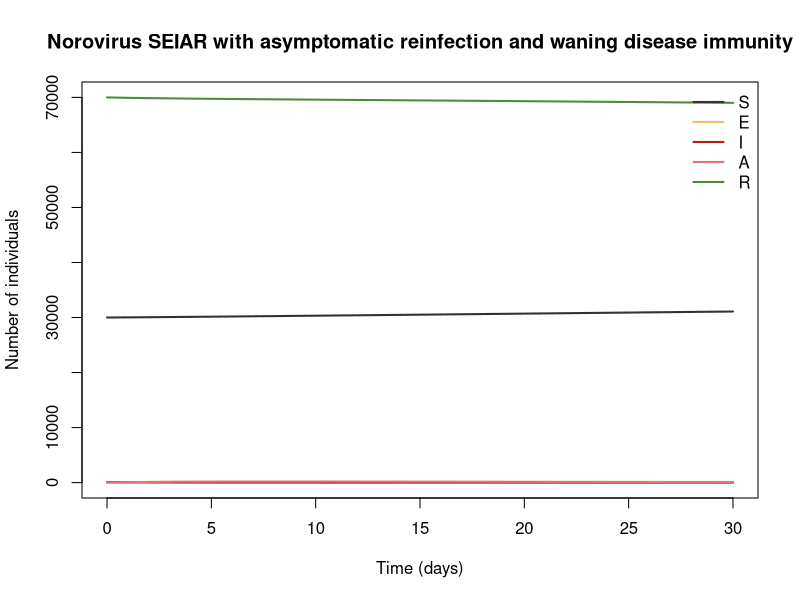

The R script that drew this image:
## Norovirus SEIAR with asymptomatic reinfection and waning disease immunity
## Norovirus gastroenteritis.
## Parameter values: 0 of 8 checked against the source; the rest are recalled or illustrative.
## Reference: Simmons K, Gambhir M, Leon J, Lopman B. Duration of immunity to norovirus gastroenteritis. Emerg Infect Dis 2013;19(8):1260–1267
## Source: https://doi.org/10.3201/eid1908.130472
##
## Generated from a compartmental model diagram (model format v1).
## Regenerating from the same diagram always gives this exact file.
##
## Compartments: S, E, I, A, R
## Flows (time unit: days):
##   (outside) -> S  : mu_h * N
##   S -> E          : lam * S
##   E -> I          : 1 / inc_d * E
##   I -> A          : 1 / sym_d * I
##   A -> R          : 1 / shed_d * A
##   R -> A          : lam * R
##   R -> S          : 1 / theta_d * R

library(deSolve)

# ---- Time ------------------------------------------------------------
times <- seq(0, 30, by = 0.05)  # days

# ---- Parameters ------------------------------------------------------
parameters <- c(
  inc_d = 1,              # incubation, E → I [V, "about 1 day"] (day)
  sym_d = 2,              # symptomatic duration, I → A [V, "1 day, half the symptomatic phase"] (day)
  shed_d = 10,            # asymptomatic shedding, A → R [V, Model B] (day)
  eps_ea = 0.05,          # relative infectiousness of E and A: 0.05 in Model B, 0.25 in Model C, 0 in Model A [V]
  theta_d = 5.1 * 365,    # duration of disease immunity, R → S. Fitted values: 5.1 years (Model A/B), 8.7 (C), 4.1 (D, 20% genetically resistant) [V] (day)
  R0_nv = 1.7,            # R0. Reported values: 1.64–1.88 for most models, 7.16 for C [V]
  mu_h = 1 / (70 * 365),  # birth = death [I] (day^-1)
  N0 = 100000             # total initial population [illustrative default]
)

# ---- Initial conditions ----------------------------------------------
state <- with(as.list(parameters), {
  S <- 0.3 * N0  # susceptible to infection and disease
  E <- 0         # exposed (presymptomatic)
  I <- 100       # symptomatic
  A <- 0         # asymptomatic infected (post-symptomatic shedding, or reinfection of immune people)
  R <- 0.7 * N0  # immune to disease but not to infection
  c(S = S, E = E, I = I, A = A, R = R)
})

# ---- Model equations -------------------------------------------------
norovirus_simmons2013_model <- function(t, state, parameters) {
  with(as.list(c(state, parameters)), {
    # Total population
    N <- S + E + I + A + R

    # Derived quantities
    Dinf <- eps_ea * inc_d + sym_d + eps_ea * shed_d  # effective infectious duration (2.55 days)
    b_nv <- R0_nv / Dinf                              # about 0.667/day
    lam <- b_nv * (I + eps_ea * (E + A)) / N

    # Rates of change
    dS <- mu_h * N - lam * S + 1 / theta_d * R
    dE <- lam * S - 1 / inc_d * E
    dI <- 1 / inc_d * E - 1 / sym_d * I
    dA <- 1 / sym_d * I - 1 / shed_d * A + lam * R
    dR <- 1 / shed_d * A - lam * R - 1 / theta_d * R

    list(c(dS, dE, dI, dA, dR))
  })
}

# ---- Solve -----------------------------------------------------------
out <- ode(y = state, times = times, func = norovirus_simmons2013_model, parms = parameters)
out <- as.data.frame(out)

# ---- Plot ------------------------------------------------------------
compartment_cols <- c(S = "#333333", E = "#E8C468", I = "#B71C1C", A = "#E57373", R = "#4E8A3E")
matplot(out$time, out[, names(compartment_cols)], type = "l", lty = 1, lwd = 2,
        col = compartment_cols, xlab = "Time (days)", ylab = "Number of individuals",
        main = "Norovirus SEIAR with asymptomatic reinfection and waning disease immunity")
legend("topright", legend = names(compartment_cols), col = compartment_cols,
       lty = 1, lwd = 2, bty = "n")
